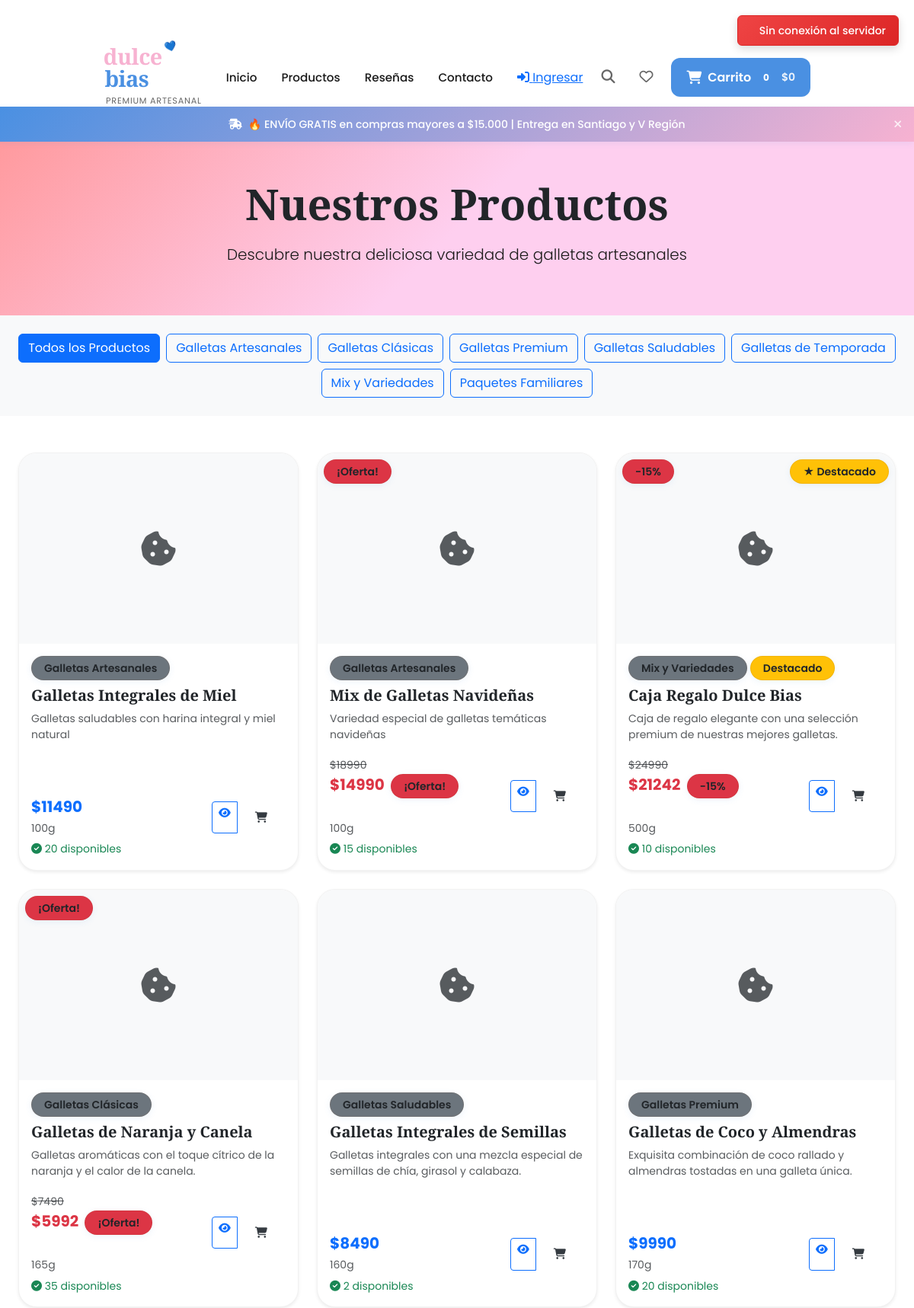
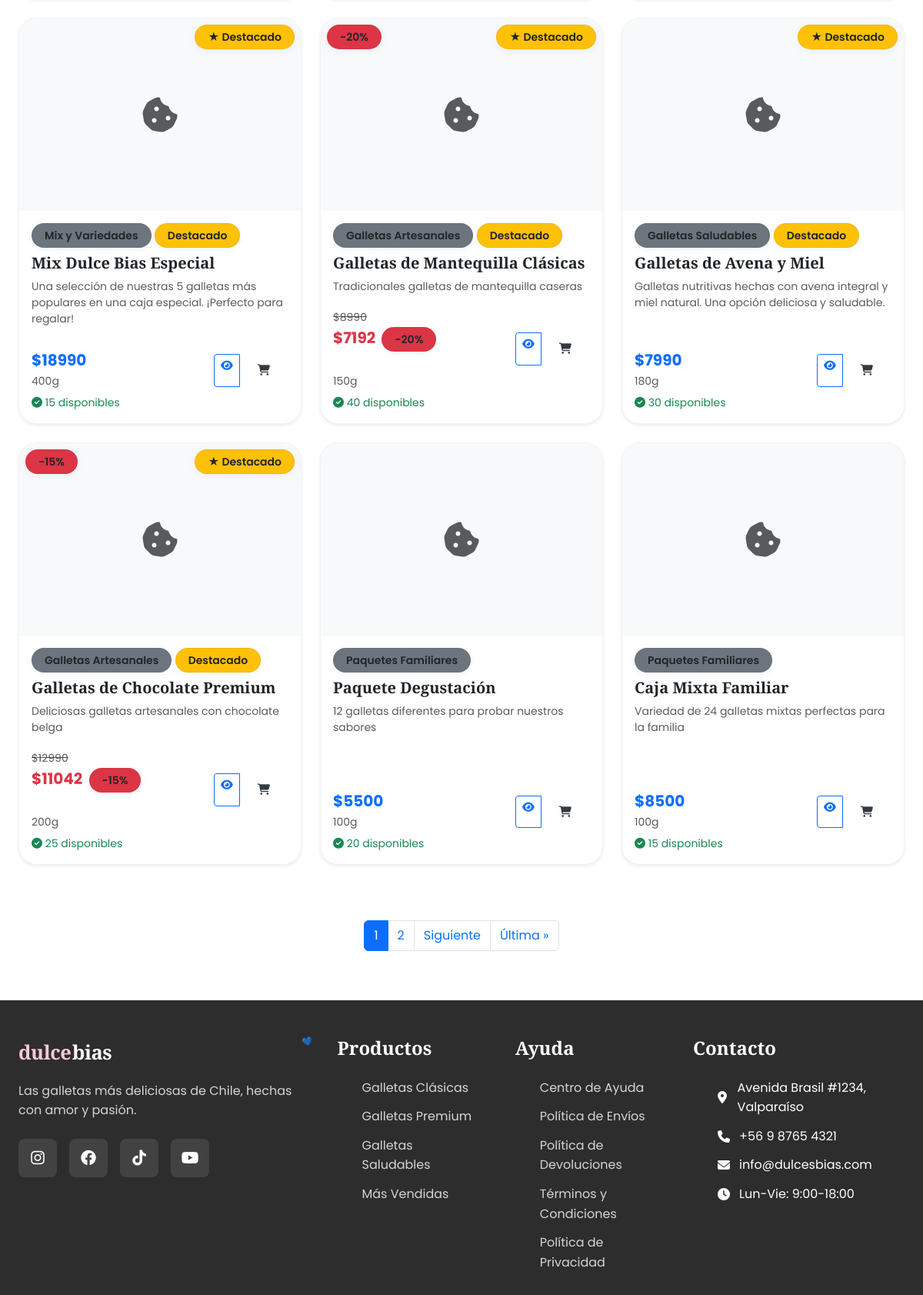
/productos/ (upper part), run on the app's committed database (2 pictures, top to bottom).
### shop/models.py (models this page shows, shortened)
class Category(models.Model):
    name = models.CharField(max_length=100, unique=True)
    slug = models.SlugField(max_length=100, unique=True)
    description = models.TextField(blank=True)
    image = models.ImageField(upload_to='categories/', blank=True, null=True)
    created_at = models.DateTimeField(auto_now_add=True)
    class Meta:
        verbose_name_plural = 'Categories'
        ordering = ['name']

class Product(models.Model):
    CATEGORY_CHOICES = [
        ('bestseller', 'Más Vendidas'),
        ('premium', 'Premium'),
        ('healthy', 'Saludables'),
        ('classic', 'Clásicas'),
    ]
    name = models.CharField(max_length=200)
    slug = models.SlugField(max_length=200, unique=True)
    category = models.ForeignKey(Category, on_delete=models.CASCADE, related_name='products')
    product_type = models.CharField(max_length=20, choices=CATEGORY_CHOICES, default='classic')
    description = models.TextField()
    ingredients = models.TextField(help_text="Lista de ingredientes separados por comas")
    price = models.DecimalField(max_digits=10, decimal_places=0)  # Precios en CLP sin decimales
    discount_percentage = models.DecimalField(max_digits=5, decimal_places=2, default=0, help_text="Porcentaje de descuento (0-100)")
    discount_price = models.DecimalField(max_digits=10, decimal_places=0, null=True, blank=True, help_text="Precio con descuento manual")
    is_on_sale = models.BooleanField(default=False, help_text="¿Está en oferta?")
    image = models.ImageField(upload_to='products/')
    stock = models.PositiveIntegerField(default=0)
    min_stock_alert = models.PositiveIntegerField(default=5, help_text="Alerta cuando el stock sea menor a este valor")
    available = models.BooleanField(default=True)
    featured = models.BooleanField(default=False)
    weight = models.PositiveIntegerField(help_text="Peso en gramos", default=100)
    nutrition_facts = models.TextField(blank=True, help_text="Información nutricional")
    created_at = models.DateTimeField(auto_now_add=True)
    updated_at = models.DateTimeField(auto_now=True)
    class Meta:
        ordering = ['-created_at']
        indexes = [
            models.Index(fields=['slug']),
            models.Index(fields=['available']),
            models.Index(fields=['featured']),
        ]
    @property
    def current_price(self):
        if self.is_on_sale:
            if self.discount_price:
                return self.discount_price
            elif self.discount_percentage > 0:
                discount_amount = self.price * (Decimal(str(self.discount_percentage)) / Decimal('100'))
                return self.price - discount_amount
        return self.price
    @property
    def is_in_stock(self):
        return self.stock > 0 and self.available

### shop/views.py (the view)
# urls.py: path('productos/', views.ProductListView.as_view(), name='product_list'),
class ProductListView(ListView):
    model = Product
    template_name = 'shop/product_list.html'
    context_object_name = 'products'
    paginate_by = 12
    def get_queryset(self):
        queryset = Product.objects.filter(available=True)
        category = self.request.GET.get('category')
        if category:
            queryset = queryset.filter(product_type=category)
        search = self.request.GET.get('search') or self.request.GET.get('q')
        if search:
            queryset = queryset.filter(
                Q(name__icontains=search) |
                Q(description__icontains=search) |
                Q(ingredients__icontains=search)
            )
        sort = self.request.GET.get('sort', '-created_at')
        if sort == 'price_low':
            queryset = queryset.order_by('price')
        elif sort == 'price_high':
            queryset = queryset.order_by('-price')
        elif sort == 'name':
            queryset = queryset.order_by('name')
        else:
            queryset = queryset.order_by('-created_at')
        return queryset
    def get_context_data(self, **kwargs):
        context = super().get_context_data(**kwargs)
        context['categories'] = Category.objects.all()
        context['current_category'] = None
        context['current_search'] = self.request.GET.get('search', '') or self.request.GET.get('q', '')
        context['current_sort'] = self.request.GET.get('sort', '-created_at')
        return context

### cart/models.py (called while the page is built)
    def get_total_price(self):
        return sum(Decimal(item['price']) * item['quantity'] for item in self.cart.values())

    def __len__(self):
        return sum(item['quantity'] for item in self.cart.values())

### shop/templates/shop/product_list.html (shortened to what this page needs)
{% extends 'base.html' %}
{% load static %}
{% block content %}
<section class="hero-section py-5" style="background: linear-gradient(135deg, #ff9a9e 0%, #fecfef 50%, #fecfef 100%);">
    <div class="container">
        <div class="row align-items-center">
            <div class="col-lg-12 text-center">
                <h1 class="display-4 fw-bold text-dark mb-3">Nuestros Productos</h1>
                <p class="lead text-dark-50">Descubre nuestra deliciosa variedad de galletas artesanales</p>
            </div>
        </div>
    </div>
</section>
<section class="py-4 bg-light">
    <div class="container">
        <div class="row">
            <div class="col-12">
                <div class="d-flex flex-wrap justify-content-center gap-2">
                    <a href="{% url 'shop:product_list' %}"
                       class="btn btn-outline-primary {% if not current_category %}active{% endif %}">
                        Todos los Productos
                    </a>
                    {% for category in categories %}
                    <a href="{% url 'shop:category_detail' category.slug %}"
                       class="btn btn-outline-primary {% if category == current_category %}active{% endif %}">
                        {{ category.name }}
                    </a>
                    {% endfor %}
                </div>
            </div>
        </div>
    </div>
</section>
<section class="py-5">
    <div class="container">
        <div class="row">
            {% for product in products %}
            <div class="col-lg-4 col-md-6 mb-4">
                <div class="card product-card h-100 shadow-sm">
                    <div class="card-img-top-wrapper" style="height: 250px; overflow: hidden; position: relative;">
                        {% if product.image %}
                        <img src="{{ product.image.url }}"
                             class="card-img-top"
                             alt="{{ product.name }}"
                             style="width: 100%; height: 100%; object-fit: cover;">
                        {% else %}
                        <div class="d-flex align-items-center justify-content-center h-100 bg-light">
                            <i class="fas fa-cookie-bite fa-3x text-muted"></i>
                        </div>
                        {% endif %}
                        {% if product.is_on_sale %}
                        <div class="position-absolute top-0 start-0 m-2">
                            <span class="badge bg-danger">
                                {% if product.discount_percentage > 0 %}
                                    -{{ product.discount_percentage|floatformat:0 }}%
                                {% else %}
                                    ¡Oferta!
                                {% endif %}
                            </span>
                        </div>
                        {% endif %}
                        {% if product.featured %}
                        <div class="position-absolute top-0 end-0 m-2">
                            <span class="badge bg-warning text-dark">★ Destacado</span>
                        </div>
                        {% endif %}
                    </div>
                    <div class="card-body d-flex flex-column">
                        <div class="mb-2">
                            <small class="badge bg-secondary">{{ product.category.name }}</small>
                            {% if product.featured %}
                            <small class="badge bg-warning text-dark">Destacado</small>
                            {% endif %}
                        </div>
                        <h5 class="card-title">{{ product.name }}</h5>
                        <p class="card-text text-muted flex-grow-1">
                            {{ product.description|truncatewords:15 }}
                        </p>
                        <div class="d-flex justify-content-between align-items-center mt-auto">
                            <div>
                                {% if product.is_on_sale %}
                                    <div class="price-container">
                                        <span class="text-muted text-decoration-line-through small">${{ product.price|floatformat:0 }}</span>
                                        <br>
                                        <span class="h5 text-danger fw-bold">${{ product.current_price|floatformat:0 }}</span>
                                        <small class="badge bg-danger ms-1">
                                            {% if product.discount_percentage > 0 %}
                                                -{{ product.discount_percentage|floatformat:0 }}%
                                            {% else %}
                                                ¡Oferta!
                                            {% endif %}
                                        </small>
                                    </div>
                                {% else %}
                                    <span class="h5 text-primary fw-bold">${{ product.price|floatformat:0 }}</span>
                                {% endif %}
                                <br>
                                <small class="text-muted">{{ product.weight }}g</small>
                            </div>
                            <div class="btn-group" role="group">
                                <a href="{% url 'shop:product_detail' product.slug %}"
                                   class="btn btn-outline-primary btn-sm">
                                    <i class="fas fa-eye"></i>
                                </a>
                                {% if product.is_in_stock %}
                                <button class="btn btn-primary btn-sm add-to-cart"
                                        data-product-id="{{ product.id }}">
                                    <i class="fas fa-shopping-cart"></i>
                                </button>
                                {% else %}
                                <button class="btn btn-secondary btn-sm" disabled>
                                    <i class="fas fa-times"></i>
                                </button>
                                {% endif %}
                            </div>
                        </div>
                        {% if not product.is_in_stock %}
                        <small class="text-danger mt-1">
                            <i class="fas fa-exclamation-triangle"></i> Agotado
                        </small>
                        {% else %}
                        <small class="text-success mt-1">
                            <i class="fas fa-check-circle"></i> {{ product.stock }} disponibles
                        </small>
                        {% endif %}
                    </div>
                </div>
            </div>
            {% endfor %}
        </div>
        {% if is_paginated %}
        <div class="row mt-5">
            <div class="col-12">
                <nav aria-label="Navegación de productos">
                    <ul class="pagination justify-content-center">
                        {% for num in page_obj.paginator.page_range %}
                        {% if page_obj.number == num %}
                        <li class="page-item active">
                            <span class="page-link">{{ num }}</span>
                        </li>
                        {% elif num > page_obj.number|add:'-3' and num < page_obj.number|add:'3' %}
                        <li class="page-item">
                            <a class="page-link" href="?page={{ num }}">{{ num }}</a>
                        </li>
                        {% endif %}
                        {% endfor %}
                        {% if page_obj.has_next %}
                        <li class="page-item">
                            <a class="page-link" href="?page={{ page_obj.next_page_number }}">Siguiente</a>
                        </li>
                        <li class="page-item">
                            <a class="page-link" href="?page={{ page_obj.paginator.num_pages }}">Última &raquo;</a>
                        </li>
                        {% endif %}
                    </ul>
                </nav>
            </div>
        </div>
        {% endif %}
    </div>
</section>
{% endblock %}

### static/css/styles.css (style rules this page uses)
*, *::before, *::after { margin: 0; padding: 0; box-sizing: border-box; }
:root { --primary-blue: #4A90E2; --primary-blue-dark: #357ABD; --primary-blue-light: #6BA3E8; --accent-pink: #F7B2D1; --accent-pink-dark: #E896C1; --accent-pink-light: #F9C8DC; --background-light: #F8FAFF; --background-cream: #FDF9FF; --white: #FFFFFF; --black: #1A1A1A; --gray-dark: #2D2D2D; --gray-medium: #666666; --gray-light: #E8F1FF; --success: #10B981; --error: #EF4444; --warning: #F59E0B; --gradient-primary: linear-gradient(135deg, var(--primary-blue) 0%, var(--accent-pink) 100%); --gradient-light: linear-gradient(135deg, var(--background-light) 0%, var(--accent-pink-light) 100%); --font-primary: 'Poppins', -apple-system, BlinkMacSystemFont, 'Segoe UI', sans-serif; --font-display: 'Playfair Display', serif; --container-max-width: 1200px; --section-padding: 5rem 0; --border-radius: 12px; --border-radius-large: 24px; --shadow-sm: 0 2px 8px rgba(74, 144, 226, 0.1); --shadow-md: 0 4px 16px rgba(74, 144, 226, 0.15); --shadow-lg: 0 8px 32px rgba(74, 144, 226, 0.2); --shadow-xl: 0 16px 64px rgba(74, 144, 226, 0.25); --transition-fast: 0.15s ease; --transition-medium: 0.3s ease; --transition-slow: 0.5s ease; }
html { scroll-behavior: smooth; font-size: 16px; }
body { font-family: var(--font-primary); line-height: 1.6; color: var(--black); background-color: var(--white); overflow-x: hidden; padding-top: 140px; }
.container { max-width: var(--container-max-width); margin: 0 auto; padding: 0 1.5rem; }
h1, h2, h3, h4, h5, h6 { font-family: var(--font-display); font-weight: 600; line-height: 1.2; color: var(--black); }
.badge { background: var(--white); color: var(--primary-color); font-size: 0.875rem; font-weight: 600; padding: 0.5rem 1rem; border-radius: 20px; box-shadow: var(--shadow-sm); border: 1px solid rgba(139, 69, 19, 0.1); }
.product-card { background: var(--white); border-radius: var(--border-radius-large); overflow: hidden; box-shadow: var(--shadow-sm); transition: var(--transition-medium); position: relative; border: 1px solid rgba(0, 0, 0, 0.05); }
.product-card p { color: var(--gray-medium); margin-bottom: 1rem; font-size: 0.875rem; line-height: 1.5; }
.add-to-cart { flex: 1; background: var(--primary-color); color: #343a40 !important; border: none; padding: 0.875rem 1.5rem; border-radius: var(--border-radius); font-weight: 600; cursor: pointer; transition: var(--transition-medium); display: flex; align-items: center; justify-content: center; gap: 0.5rem; font-size: 0.9rem; }
.btn.add-to-cart, .btn.btn-primary.add-to-cart { color: #343a40 !important; }

### data on the page
Category: name "Galletas Artesanales"
Category: name "Galletas Clásicas"
Category: name "Galletas Premium"
Category: name "Galletas Saludables"
Category: name "Galletas de Temporada"
Category: name "Mix y Variedades"
Category: name "Paquetes Familiares"
Product: category.name "Galletas Artesanales", name "Galletas Integrales de Miel", description "Galletas saludables con harina integral y miel natural", price "11490", weight "100", stock "20"
Product: discount_percentage "¡Oferta!", category.name "Galletas Artesanales", name "Mix de Galletas Navideñas", description "Variedad especial de galletas temáticas navideñas", price "18990", current_price "14990", weight "100", stock "15"
Product: discount_percentage "15", featured "★ Destacado", category.name "Mix y Variedades", name "Caja Regalo Dulce Bias", description "Caja de regalo elegante con una selección premium de nuestras mejores galletas.", price "24990", current_price "21242", weight "500", stock "10"
Product: discount_percentage "¡Oferta!", category.name "Galletas Clásicas", name "Galletas de Naranja y Canela", description "Galletas aromáticas con el toque cítrico de la naranja y el calor de la canela.", price "7490", current_price "5992", weight "165", stock "35"
Product: category.name "Galletas Saludables", name "Galletas Integrales de Semillas", description "Galletas integrales con una mezcla especial de semillas de chía, girasol y calabaza.", price "8490", weight "160", stock "2"
Product: category.name "Galletas Premium", name "Galletas de Coco y Almendras", description "Exquisita combinación de coco rallado y almendras tostadas en una galleta única.", price "9990", weight "170", stock "20"
Product: featured "★ Destacado", category.name "Mix y Variedades", name "Mix Dulce Bias Especial", description "Una selección de nuestras 5 galletas más populares en una caja especial. ¡Perfecto para regalar!", price "18990", weight "400", stock "15"
Product: discount_percentage "20", featured "★ Destacado", category.name "Galletas Artesanales", name "Galletas de Mantequilla Clásicas", description "Tradicionales galletas de mantequilla caseras", price "8990", current_price "7192", weight "150", stock "40"
Product: featured "★ Destacado", category.name "Galletas Saludables", name "Galletas de Avena y Miel", description "Galletas nutritivas hechas con avena integral y miel natural. Una opción deliciosa y saludable.", price "7990", weight "180", stock "30"
Product: discount_percentage "15", featured "★ Destacado", category.name "Galletas Artesanales", name "Galletas de Chocolate Premium", description "Deliciosas galletas artesanales con chocolate belga", price "12990", current_price "11042", weight "200", stock "25"
Product: category.name "Paquetes Familiares", name "Paquete Degustación", description "12 galletas diferentes para probar nuestros sabores", price "5500", weight "100", stock "20"
Product: category.name "Paquetes Familiares", name "Caja Mixta Familiar", description "Variedad de 24 galletas mixtas perfectas para la familia", price "8500", weight "100", stock "15"

### other printed values
{{ cart_items_count|default:0 }} "0"
{{ cart_total|default:"$0" }} "$0"
{{ num }} "1"
{{ num }} "2"
